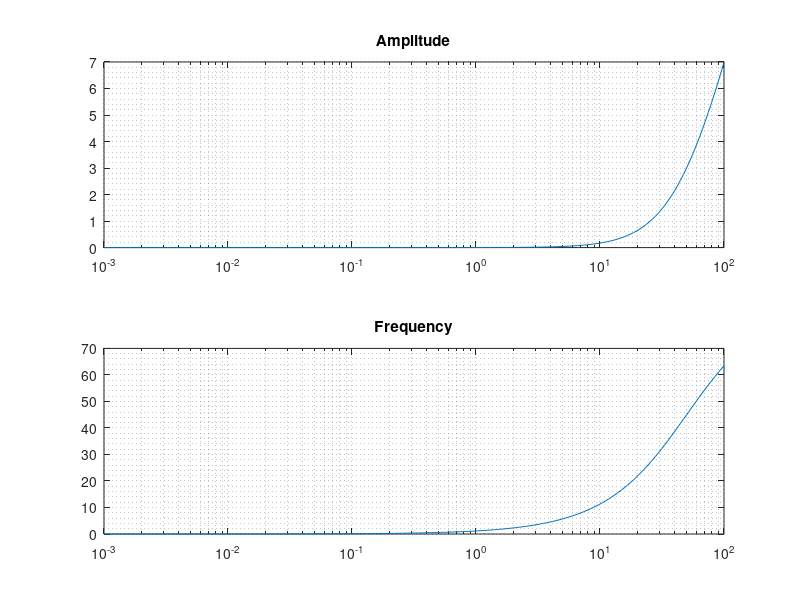

This chart was generated by the following MATLAB code:
% Aufgabe 19
home
clear
close all

% Generate logarithmically spaced vector
% y = logspace(a,b,n) generates n points 
% between decades 10^a and 10^b.
w = logspace(-3, 2, 200);

%G_w = (10./(j * w)).*(1 + j*w)./(1 + j * w/0.1);
%G_w = (j*w)./(1 + j*w);
%G_w = j*w;
%G_w = 1./(1 + j*w)
G_w = 1+0.02*j*w

G_abs = abs(G_w);
G_absDB = 20 * log10(G_abs);
G_angle = rad2deg(angle(G_w));

% semilogx plot data as logarithmic scales for the x-axis.
subplot(2, 1, 1);
semilogx(w, G_absDB)
grid minor
title ('Amplitude')
subplot(2, 1, 2);
semilogx(w, G_angle)
grid minor
title ('Frequency')
